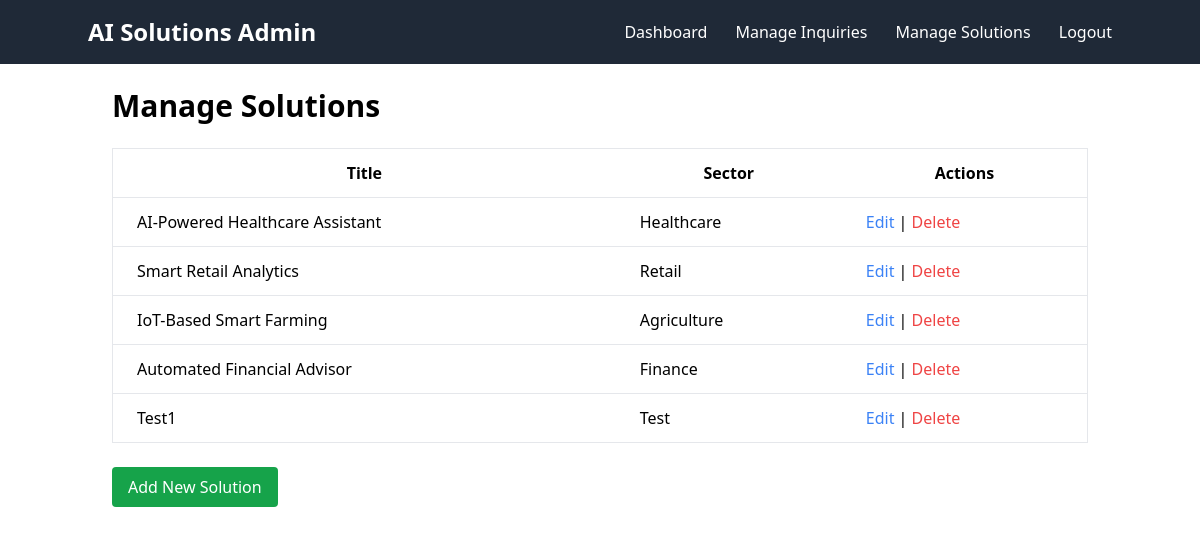
Page /admin/manage_solutions.php (signed in) on the committed database.
### tables this page shows
CREATE TABLE `solutions` (
  `id` int(11) NOT NULL,
  `title` varchar(255) NOT NULL,
  `description` text NOT NULL,
  `metadata` text NOT NULL,
  `sector` varchar(100) NOT NULL,
  `image_url` varchar(255) DEFAULT NULL,
  `updated_at` timestamp NOT NULL DEFAULT current_timestamp() ON UPDATE current_timestamp()
);

### admin/manage_solutions.php (the view, shortened to what this page needs)
<?php
include('../config/db.php');
$sql = "SELECT * FROM solutions";
$result = $conn->query($sql);
?>
<!DOCTYPE html>
<html lang="en">
<head>
    <script src="https://cdn.tailwindcss.com"></script>
</head>
<body>
    <?php include('admin-navbar.php');  ?>
    <div class="container mx-auto p-6">
        <h1 class="text-3xl font-bold mb-6">Manage Solutions</h1>
        <table class="min-w-full bg-white border border-gray-200">
            <thead>
                <tr>
                    <th class="py-3 px-6 border-b">Title</th>
                    <th class="py-3 px-6 border-b">Sector</th>
                    <th class="py-3 px-6 border-b">Actions</th>
                </tr>
            </thead>
            <tbody>
                <?php
            if ($result->num_rows > 0) {
                while ($row = $result->fetch_assoc()) {
                    echo '
                    <tr>
                        <td class="py-3 px-6 border-b">' . $row['title'] . '</td>
                        <td class="py-3 px-6 border-b">' . $row['sector'] . '</td>
                        <td class="py-3 px-6 border-b">
                            <a href="edit_solution.php?id=' . $row['id'] . '" class="text-blue-500 hover:text-blue-700">Edit</a> |
                            <a href="delete_solution.php?id=' . $row['id'] . '" class="text-red-500 hover:text-red-700" onclick="return confirm(\'Are you sure?\')">Delete</a>
                        </td>
                    </tr>';
                }
            } else {
                echo '<tr><td colspan="3" class="text-center py-3">No solutions found</td></tr>';
            }
            ?>
            </tbody>
        </table>
        <div class="mt-6">
            <a href="add_solution.php"
                class="inline-block bg-green-600 hover:bg-green-700 text-white py-2 px-4 rounded">
                Add New Solution
            </a>
        </div>
    </div>
</body>
</html>

### rows in the picture
solutions: title "AI-Powered Healthcare Assistant", sector "Healthcare"
solutions: title "Smart Retail Analytics", sector "Retail"
solutions: title "IoT-Based Smart Farming", sector "Agriculture"
solutions: title "Automated Financial Advisor", sector "Finance"
solutions: title "Test1", sector "Test"
